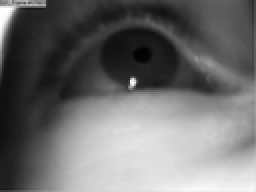
%> input picture SampleImage.png, 128 x 96 px, shrunk from 641 x 481 before the run (shown 2 times larger)
$ octave --eval "result = getEigenEye(imread('SampleImage.png'));"   (GNU Octave 9; MATLAB toolbox functions it lacks are replaced by stand-ins)
%> lines starting %> are read from the running program, lines starting %| are printed output that depends on the picture
### thresh.m
function [ci,cp,out]=thresh(I,rmin,rmax);
scale=1;
%Libor Masek's idea that reduces complexity
%significantly by scaling down all images to a constant image size
%to speed up the whole process
rmin=rmin*scale;
rmax=rmax*scale;
%scales all the parameters to the required scale
I=im2double(I);
%arithmetic operations are not defined on uint8
%hence the image is converted to double
pimage=I;
%stores the image for display
I=imresize(I,scale);
I=imcomplement(imfill(imcomplement(I),'holes'));
%this process removes specular reflections by using the morphological operation 'imfill'
%I=nbdavg(I);
%blurs the sharp image formed as a result of using imfill
rows=size(I,1);
cols=size(I,2);
[X,Y]=find(I<0.5);
%Generates a column vector of the image elements
%that have been selected by tresholding;one for x coordinate and one for y
s=size(X,1);
for k=1:s %
    if (X(k)>rmin)&(Y(k)>rmin)&(X(k)<=(rows-rmin))&(Y(k)<(cols-rmin))
            A=I((X(k)-1):(X(k)+1),(Y(k)-1):(Y(k)+1));
            M=min(min(A));
            %this process scans the neighbourhood of the selected pixel
            %to check if it is a local minimum
           if I(X(k),Y(k))~=M
              X(k)=NaN;
              Y(k)=NaN;
           end
    end
end
v=find(isnan(X));
X(v)=[];
Y(v)=[];
%deletes all pixels that are NOT local minima(that have been set to NaN)
index=find((X<=rmin)|(Y<=rmin)|(X>(rows-rmin))|(Y>(cols-rmin)));
X(index)=[];
Y(index)=[];
%This process deletes all pixels that are so close to the border
%that they could not possibly be the centre coordinates.
N=size(X,1);
%recompute the size after deleting unnecessary elements
maxb=zeros(rows,cols);
maxrad=zeros(rows,cols);
%defines two arrays maxb and maxrad to store the maximum value of blur
%for each of the selected centre points and the corresponding radius
for j=1:N
    [b,r,blur]=partiald(I,[X(j),Y(j)],rmin,rmax,'inf',600,'iris');%coarse search
    maxb(X(j),Y(j))=b;
    maxrad(X(j),Y(j))=r;
end
[x,y]=find(maxb==max(max(maxb)));
ci=search(I,rmin,rmax,x,y,'iris');%fine search
%finds the maximum value of blur by scanning all the centre coordinates
ci=ci/scale;
%the function search searches for the centre of the pupil and its radius
%by scanning a 10*10 window around the iris centre for establishing
%the pupil's centre and hence its radius
cp=search(I,round(0.1*r),round(0.8*r),ci(1)*scale,ci(2)*scale,'pupil');%Ref:Daugman's paper that sets biological limits on the relative sizes of the iris and pupil
cp=cp/scale;
%displaying the segmented image
out=drawcircle(pimage,[ci(1),ci(2)],ci(3),600);
out=drawcircle(out,[cp(1),cp(2)],cp(3),600);

### partiald.m
function [b,r,blur]=partiald(I,C,rmin,rmax,sigma,n,part);
R=rmin:rmax;
count=size(R,2);
for k=1:count
[L(k)]=lineint(I,C,R(k),n,part);%computing the normalized line integral for each radius
if L(k)==0%if L(k)==0(this case occurs iff the radius takes the circle out of the image)
    %In this case,L is deleted as shown below and no more radii are taken for computation
    %(for that particular centre point).This is accomplished using the break statement
     L(k)=[];
    break;
end
end
D=diff(L);
D=[0 D];
%append one element at the beginning to make it an n vector
%Partial derivative at rmin is assumed to be zero
if strcmp(sigma,'inf')==1%the limiting case of the gaussian with sigma infinity(pls remember to change the code)strcmp syntax is different
f=ones(1,7)/7;
else
f=fspecial('gaussian',[1,5],sigma);%generates a 5 member 1-D gaussian
end
blur=convn(D,f,'same');%Smooths the D vecor by 1-D convolution
%'same' indicates that size(blur) equals size(D)
blur=abs(blur);
[b,i]=max(blur);
r=R(i);
b=blur(i);
%calculates the blurred partial derivative

### search.m
function [cp]=search(im,rmin,rmax,x,y,option)
rows=size(im,1);
cols=size(im,2);
sigma=0.5;%(standard deviation of Gaussian)
R=rmin:rmax;
maxrad=zeros(rows,cols);
maxb=zeros(rows,cols);
for i=(x-5):(x+5)
for j=(y-5):(y+5)
        [b,r,blur]=partiald(im,[i,j],rmin,rmax,0.5,600,option);
        maxrad(i,j)=r;
        maxb(i,j)=b;
    end
end
B=max(max(maxb));
[X,Y]=find(maxb==B);
radius=maxrad(X,Y);
cp=[X,Y,radius];


### getEigenEye.m
function[out]=getEigenEye(img)
%
% Purpose : Detect Pupil from given image
%
% Uses (syntax) :
%   [out]=getEigenEye(img)
%
% Input Parameters :
%   img := RGB-Image (m-by-n-by-3 matrix); bounding box of Eye
%
% Return Parameters :
%   out := structure
%         out.si := size of img
%         out.o := img with marked pupils (m-by-n-by-3 matrix)
%         out.pic := EigenPupil (m-by-n-by-3 matrix)
%
% Description and algorithms:
%   Using algorithm of Anirudh S.K. (thresh.m) to detect Pupil (which takes
%   rather long).
%
% Author : Peter Aldrian, Uwe Meier, Andre Pura
% Date : August 12, 2009
% Version : 1.0
% -------------------------------------------------------------------------
% (c) 2009, Meier, University of Leoben, Leoben, Austria
% email: aldrian.peter@gmail.com uwemei@gmail.com andre.pura@gmail.com
% -------------------------------------------------------------------------

s = size(img);
out.si=s;

[ci,cp,o]=thresh(img,s(1) * 0.1,s(1)*0.3);

ci=round(ci);
out.o = o;
out.pic=(img(ci(1)-ci(3):ci(1)+ci(3),ci(2)-ci(3):ci(2)+ci(3),:));


end
%> in thresh, `[X,Y]=find(I<0.5);`: X = 22268 values from 1 to 96; Y = 22268 values from 1 to 384
%> in thresh, `s=size(X,1);`: s = 22268
%> after the loop in thresh, `for k=1:s`: A = [0.388 0.4 0.424; 0.455 0.475 0.478; 0.529 0.541 0.557]; M = 0.388
%> in thresh, `v=find(isnan(X));`: v = 4880 values from 755 to 6957
%> in thresh, `index=find((X<=rmin)|(Y<=rmin)|(X>(rows-rmin))|(Y>(cols-rmin)));`: index = 17150 values from 1 to 17388
%> in thresh, `N=size(X,1);`: N = 238
%> the loop in thresh, `for j=1:N` made 238 passes
%> (b, i in partiald, r) on passes 18, 19, 21: (0.0174, 7, 15.6), (0.0154, 8, 16.6), (0.017, 8, 16.6)
%> after the loop in thresh, `for j=1:N`:
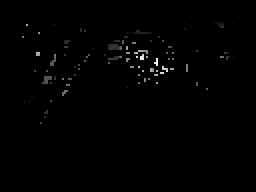
%> maxb: size 96x128 double (shown 2 times larger); min 0, max 0.0238, mean 0.000158; drawn with min black and max white
%> in thresh, `[x,y]=find(maxb==max(max(maxb)));`: x = 32; y = 79
%> (the run ends here)
